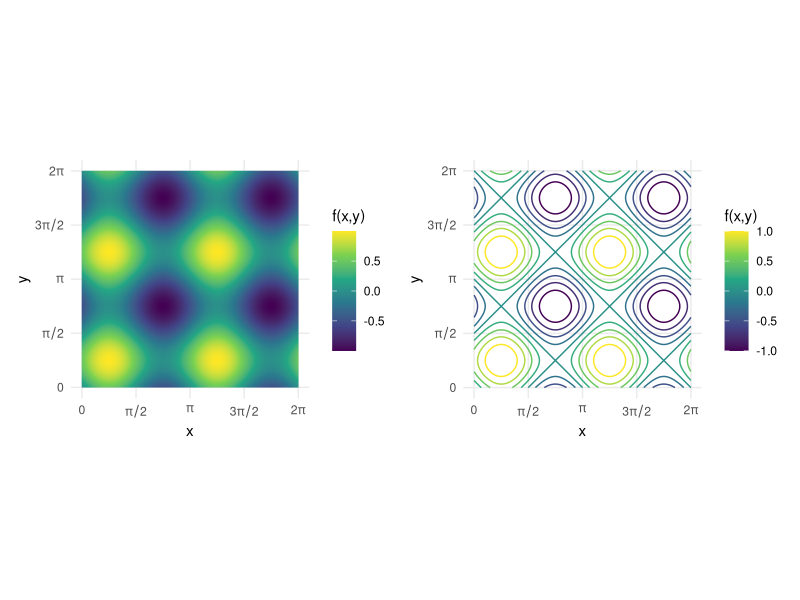
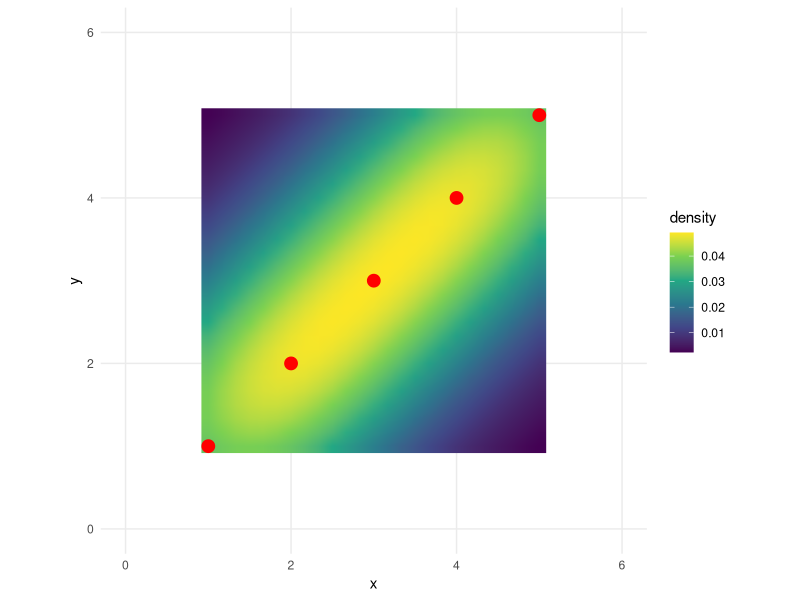

These figures' R source, in order:
## ---- chunk 1
knitr::opts_chunk$set(echo = TRUE)
## ---- chunk 2
options(
  ggplot2.continuous.colour = "viridis",
  ggplot2.continuous.fill = "viridis",
  ggplot2.discrete.colour = "brewer",
  ggplot2.discrete.fill = "brewer")
library(patchwork)
library(tidyverse)
x <- seq(0,2*pi,length.out = 500)
y <- seq(0,2*pi,length.out = 500)
f <- function(x,y){
 1/2*(sin(2*x) + sin(2*y))
}
df <- expand.grid(x=x, y=y)
value <- vector()
for (i in seq_along(df$x)) {
 value[i] = f(df$x[i],df$y[i])  
}
df$value <- value
p1 = ggplot(df, aes(x,y))+
      geom_raster(aes(fill= value),interpolate = TRUE) +
      scale_fill_continuous(name = "f(x,y)") +
      theme_minimal() +
      scale_x_continuous(breaks = c(0, pi/2, pi, 3*pi/2, 2*pi),
      label = c(0, expr(pi / 2), expression(pi), expr(3 * pi / 2), expr(2 * pi)),
      minor_breaks = NULL) +
      scale_y_continuous(breaks = c(0, pi/2, pi, 3*pi/2, 2*pi),
      label = c(0, expr(pi / 2), expression(pi), expr(3 * pi / 2), expr(2 * pi)),
      minor_breaks = NULL) +
      coord_equal()
     
p2 = ggplot(df,aes(x,y,z = value)) +
      geom_contour(aes(colour = after_stat(nlevel))) +
      theme_minimal() +
      scale_x_continuous(breaks = c(0, pi/2, pi, 3*pi/2, 2*pi),
      label = c(0, expr(pi / 2), expression(pi), expr(3 * pi / 2), expr(2 * pi)),
      minor_breaks = NULL) +
      scale_y_continuous(breaks = c(0, pi/2, pi, 3*pi/2, 2*pi),
      label = c(0, expr(pi / 2), expression(pi), expr(3 * pi / 2), expr(2 * pi)),
      minor_breaks = NULL) +
      scale_colour_continuous(name = "f(x,y)") +
      coord_equal()
p1 + p2
## ---- chunk 3
df <- data.frame(x = 1:5, y = 1:5)
dens_df<- data.frame(expand.grid(x = MASS::kde2d(df$x,df$y)$x,y = MASS::kde2d(df$x,df$y)$y),
                     density = as.vector(MASS::kde2d(df$x,df$y)$z)
                      )
ggplot() +
  geom_raster(data=dens_df,aes(x,y, fill=density), interpolate = TRUE) +
  geom_point(data=df,aes(x,y), color = "red", size = 4) +
  theme_minimal() +
  scale_x_continuous(limits = c(0, 6), minor_breaks = NULL) +
  scale_y_continuous(limits = c(0, 6), minor_breaks = NULL) +
  coord_equal()
?MASS::kde2d
## ---- chunk 4
(A <- matrix(c(1:4, 6:10), nrow = 3, byrow = TRUE))
(A <- crossprod(A))
eigen_qr <- function(A, tol = sqrt(.Machine$double.eps)) {
  A_0 <- 
  qr.Q(qr(A))
  qr.R(qr(A))
}
eigen_qr(A)

